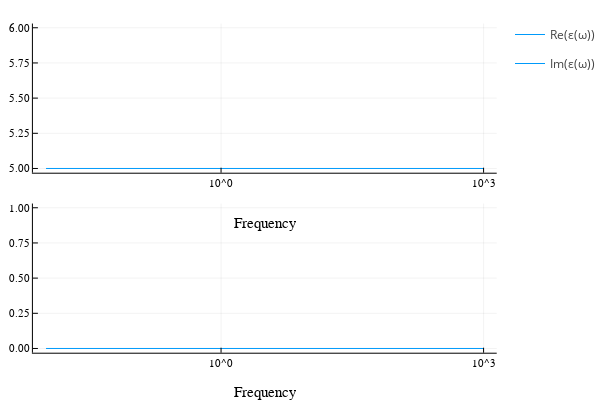

The notebook cell saved with this chart:
### Code cell
omega = exp10.(-2:.1:3)
eps_inf = 5. 

m = DielectricConstant(eps_inf)
ε = m.(omega)

plot(omega, [real(ε) imag(ε)], label=["Re(ε(ω))" "Im(ε(ω))"], xlabel="Frequency", layout=(2, 1), xaxis=:log10)

### Figure 1 — Plotly figure (JSON) as saved in the notebook; plotly's stock layout.template omitted (floating-point values rounded to 4 significant figures)
{"data": [{"colorbar": {"title": ""}, "legendgroup": "Re(ε(ω))", "line": {"color": "rgba(0, 154, 250, 1.000)", "dash": "solid", "shape": "linear", "width": 1}, "mode": "lines", "name": "Re(ε(ω))", "showlegend": true, "type": "scatter", "x": [0.01, 0.01259, 0.01585, 0.01995, 0.02512, 0.03162, 0.03981, 0.05012, 0.0631, 0.07943, 0.1, 0.1259, 0.1585, 0.1995, 0.2512, 0.3162, 0.3981, 0.5012, 0.631, 0.7943, 1, 1.259, 1.585, 1.995, 2.512, 3.162, 3.981, 5.012, 6.31, 7.943, 10, 12.59, 15.85, 19.95, 25.12, 31.62, 39.81, 50.12, 63.1, 79.43, 100, 125.9, 158.5, 199.5, 251.2, 316.2, 398.1, 501.2, 631.0, 794.3, 1000], "xaxis": "x1", "y": [5, 5, 5, 5, 5, 5, 5, 5, 5, 5, 5, 5, 5, 5, 5, 5, 5, 5, 5, 5, 5, 5, 5, 5, 5, 5, 5, 5, 5, 5, 5, 5, 5, 5, 5, 5, 5, 5, 5, 5, 5, 5, 5, 5, 5, 5, 5, 5, 5, 5, 5], "yaxis": "y1", "zmax": null, "zmin": null}, {"colorbar": {"title": ""}, "legendgroup": "Im(ε(ω))", "line": {"color": "rgba(0, 154, 250, 1.000)", "dash": "solid", "shape": "linear", "width": 1}, "mode": "lines", "name": "Im(ε(ω))", "showlegend": true, "type": "scatter", "x": [0.01, 0.01259, 0.01585, 0.01995, 0.02512, 0.03162, 0.03981, 0.05012, 0.0631, 0.07943, 0.1, 0.1259, 0.1585, 0.1995, 0.2512, 0.3162, 0.3981, 0.5012, 0.631, 0.7943, 1, 1.259, 1.585, 1.995, 2.512, 3.162, 3.981, 5.012, 6.31, 7.943, 10, 12.59, 15.85, 19.95, 25.12, 31.62, 39.81, 50.12, 63.1, 79.43, 100, 125.9, 158.5, 199.5, 251.2, 316.2, 398.1, 501.2, 631.0, 794.3, 1000], "xaxis": "x2", "y": [0, 0, 0, 0, 0, 0, 0, 0, 0, 0, 0, 0, 0, 0, 0, 0, 0, 0, 0, 0, 0, 0, 0, 0, 0, 0, 0, 0, 0, 0, 0, 0, 0, 0, 0, 0, 0, 0, 0, 0, 0, 0, 0, 0, 0, 0, 0, 0, 0, 0, 0], "yaxis": "y2", "zmax": null, "zmin": null}], "layout": {"annotations": [], "height": 400, "legend_position": {"bgcolor": "rgba(255, 255, 255, 1.000)", "bordercolor": "rgba(0, 0, 0, 1.000)", "borderwidth": 1, "font": {"color": "rgba(0, 0, 0, 1.000)", "family": "sans-serif", "size": 11}, "title": {"font": {"color": "rgba(0, 0, 0, 1.000)", "family": "sans-serif", "size": 15}, "text": ""}, "tracegroupgap": 0, "traceorder": "normal", "x": 1, "xanchor": "auto", "y": 1, "yanchor": "auto"}, "margin": {"b": 20, "l": 0, "r": 0, "t": 20}, "paper_bgcolor": "rgba(255, 255, 255, 1.000)", "plot_bgcolor": "rgba(255, 255, 255, 1.000)", "showlegend": true, "width": 600, "xaxis1": {"anchor": "y1", "domain": [0.06582, 0.9934], "gridcolor": "rgba(0, 0, 0, 0.100)", "gridwidth": 0.5, "linecolor": "rgba(0, 0, 0, 1.000)", "mirror": false, "range": [-2.15, 3.15], "showgrid": true, "showline": true, "showticklabels": true, "tickangle": 0, "tickcolor": "rgb(0, 0, 0)", "tickfont": {"color": "rgba(0, 0, 0, 1.000)", "family": "sans-serif", "size": 11}, "tickmode": "array", "ticks": "inside", "ticktext": ["10^0", "10^3"], "tickvals": [1, 1000], "title": "Frequency", "titlefont": {"color": "rgba(0, 0, 0, 1.000)", "family": "sans-serif", "size": 15}, "type": "log", "visible": true, "zeroline": false, "zerolinecolor": "rgba(0, 0, 0, 1.000)"}, "xaxis2": {"anchor": "y2", "domain": [0.06582, 0.9934], "gridcolor": "rgba(0, 0, 0, 0.100)", "gridwidth": 0.5, "linecolor": "rgba(0, 0, 0, 1.000)", "mirror": false, "range": [-2.15, 3.15], "showgrid": true, "showline": true, "showticklabels": true, "tickangle": 0, "tickcolor": "rgb(0, 0, 0)", "tickfont": {"color": "rgba(0, 0, 0, 1.000)", "family": "sans-serif", "size": 11}, "tickmode": "array", "ticks": "inside", "ticktext": ["10^0", "10^3"], "tickvals": [1, 1000], "title": "Frequency", "titlefont": {"color": "rgba(0, 0, 0, 1.000)", "family": "sans-serif", "size": 15}, "type": "log", "visible": true, "zeroline": false, "zerolinecolor": "rgba(0, 0, 0, 1.000)"}, "yaxis1": {"anchor": "x1", "domain": [0.5758, 0.9902], "gridcolor": "rgba(0, 0, 0, 0.100)", "gridwidth": 0.5, "linecolor": "rgba(0, 0, 0, 1.000)", "mirror": false, "range": [4.97, 6.03], "showgrid": true, "showline": true, "showticklabels": true, "tickangle": 0, "tickcolor": "rgb(0, 0, 0)", "tickfont": {"color": "rgba(0, 0, 0, 1.000)", "family": "sans-serif", "size": 11}, "tickmode": "array", "ticks": "inside", "ticktext": ["5.00", "5.25", "5.50", "5.75", "6.00"], "tickvals": [5, 5.25, 5.5, 5.75, 6], "title": "", "titlefont": {"color": "rgba(0, 0, 0, 1.000)", "family": "sans-serif", "size": 15}, "type": "-", "visible": true, "zeroline": false, "zerolinecolor": "rgba(0, 0, 0, 1.000)"}, "yaxis2": {"anchor": "x2", "domain": [0.07581, 0.4902], "gridcolor": "rgba(0, 0, 0, 0.100)", "gridwidth": 0.5, "linecolor": "rgba(0, 0, 0, 1.000)", "mirror": false, "range": [-0.03, 1.03], "showgrid": true, "showline": true, "showticklabels": true, "tickangle": 0, "tickcolor": "rgb(0, 0, 0)", "tickfont": {"color": "rgba(0, 0, 0, 1.000)", "family": "sans-serif", "size": 11}, "tickmode": "array", "ticks": "inside", "ticktext": ["0.00", "0.25", "0.50", "0.75", "1.00"], "tickvals": [0, 0.25, 0.5, 0.75, 1], "title": "", "titlefont": {"color": "rgba(0, 0, 0, 1.000)", "family": "sans-serif", "size": 15}, "type": "-", "visible": true, "zeroline": false, "zerolinecolor": "rgba(0, 0, 0, 1.000)"}}}
